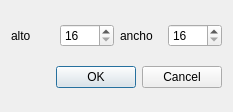
<?xml version="1.0" encoding="UTF-8"?>
<ui version="4.0">
 <class>MapSize</class>
 <widget class="QDialog" name="MapSize">
  <property name="geometry">
   <rect>
    <x>0</x>
    <y>0</y>
    <width>233</width>
    <height>112</height>
   </rect>
  </property>
  <property name="windowTitle">
   <string>Dialog</string>
  </property>
  <layout class="QVBoxLayout" name="verticalLayout">
   <item>
    <layout class="QHBoxLayout" name="horizontalLayout_3">
     <item>
      <layout class="QHBoxLayout" name="horizontalLayout_2">
       <item>
        <widget class="QLabel" name="label_2">
         <property name="text">
          <string>alto</string>
         </property>
        </widget>
       </item>
       <item>
        <widget class="QSpinBox" name="altoget">
         <property name="minimum">
          <number>16</number>
         </property>
         <property name="maximum">
          <number>1000</number>
         </property>
        </widget>
       </item>
      </layout>
     </item>
     <item>
      <layout class="QHBoxLayout" name="horizontalLayout">
       <item>
        <widget class="QLabel" name="label">
         <property name="text">
          <string>ancho</string>
         </property>
        </widget>
       </item>
       <item>
        <widget class="QSpinBox" name="anchoget">
         <property name="minimum">
          <number>16</number>
         </property>
         <property name="maximum">
          <number>1000</number>
         </property>
        </widget>
       </item>
      </layout>
     </item>
    </layout>
   </item>
   <item>
    <widget class="QDialogButtonBox" name="buttonBox">
     <property name="orientation">
      <enum>Qt::Horizontal</enum>
     </property>
     <property name="standardButtons">
      <set>QDialogButtonBox::Cancel|QDialogButtonBox::Ok</set>
     </property>
    </widget>
   </item>
  </layout>
 </widget>
 <resources/>
 <connections>
  <connection>
   <sender>buttonBox</sender>
   <signal>accepted()</signal>
   <receiver>MapSize</receiver>
   <slot>accept()</slot>
   <hints>
    <hint type="sourcelabel">
     <x>248</x>
     <y>254</y>
    </hint>
    <hint type="destinationlabel">
     <x>157</x>
     <y>274</y>
    </hint>
   </hints>
  </connection>
  <connection>
   <sender>buttonBox</sender>
   <signal>rejected()</signal>
   <receiver>MapSize</receiver>
   <slot>reject()</slot>
   <hints>
    <hint type="sourcelabel">
     <x>316</x>
     <y>260</y>
    </hint>
    <hint type="destinationlabel">
     <x>286</x>
     <y>274</y>
    </hint>
   </hints>
  </connection>
 </connections>
</ui>
